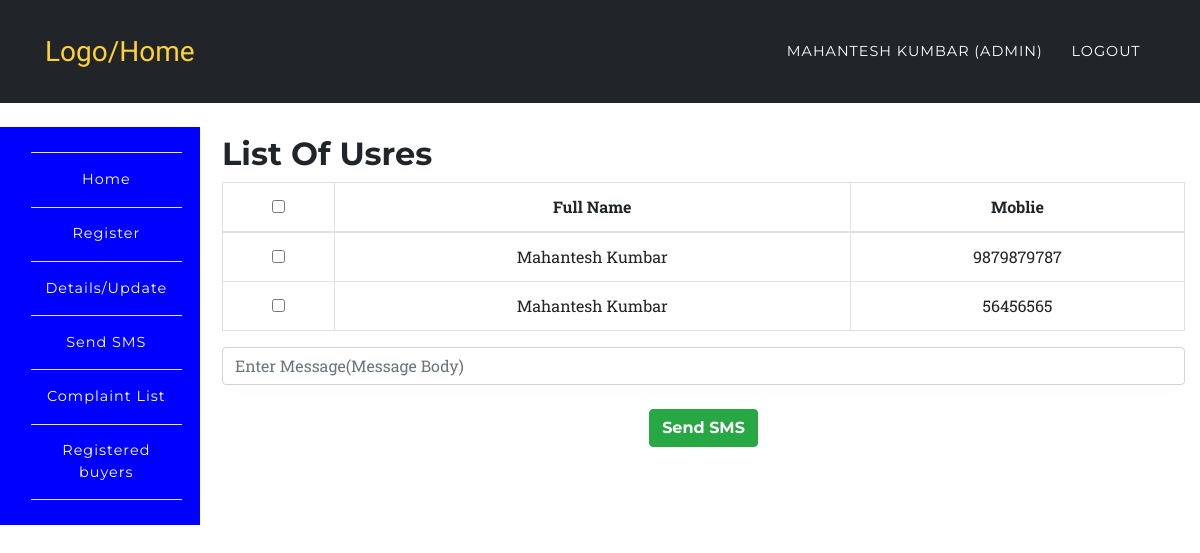
/app/sms.php (signed in), run on the app's committed database.
### tables this page shows
CREATE TABLE `users` (
  `id` int(10) UNSIGNED NOT NULL,
  `fullname` varchar(191) NOT NULL,
  `mobile` varchar(191) NOT NULL,
  `username` varchar(191) NOT NULL,
  `email` varchar(191) NOT NULL,
  `password` varchar(191) NOT NULL,
  `created_at` timestamp NULL DEFAULT CURRENT_TIMESTAMP,
  `updated_at` timestamp NULL DEFAULT CURRENT_TIMESTAMP,
  `role` varchar(100) DEFAULT 'user',
  `status` int(1) NOT NULL DEFAULT '1'
);

### app/sms.php (the view, shortened to what this page needs)
<?php
	require '../config/config.php';
		try {
			$stmt = $connect->prepare('SELECT * FROM users');
			$stmt->execute();
			$data = $stmt->fetchAll(PDO::FETCH_ASSOC);
		}
		catch(PDOException $e) {
			$errMsg = $e->getMessage();
		}
?>
<?php include '../include/header.php';?>
	<nav class="navbar navbar-expand-lg navbar-dark" style="background-color:#212529;" id="mainNav">
      <div class="container">
        <a class="navbar-brand js-scroll-trigger" href="../index.php">Logo/Home</a>
        <div class="collapse navbar-collapse" id="navbarResponsive">
          <ul class="navbar-nav text-uppercase ml-auto">
            <li class="nav-item">
              <a class="nav-link" href="login.php"><?php echo $_SESSION['fullname']; ?> <?php if($_SESSION['role'] == 'admin'){ echo "(Admin)"; } ?></a>
            </li>
            <li class="nav-item">
              <a href="../auth/logout.php" class="nav-link">Logout</a>
            </li>
          </ul>
        </div>
      </div>
    </nav>
<?php include '../include/side-nav.php';?>
<section class="wrapper" style="margin-left:16%;margin-top: -11%;">
	<div class="container">
		<div class="row">
			<div class="col-12">
				<h2>List Of Usres</h2>
				<div class="table-responsive text-center">
					<form action="" method="post">
						<table class="table table-bordered">
						  <thead>
						    <tr>
						      <th><input type="checkbox" name="" id="selectAll"></th>
						      <th>Full Name</th>
						      <th>Moblie</th>
						    </tr>
						  </thead>
						  <tbody>
						  	<?php
						  		foreach ($data as $key => $value) {
								   echo '<tr>';
								      echo '<th scope="row"><input type="checkbox" name="check[]" value="'.$value['mobile'].'" id="selectAll$key"></th>';
								      echo '<td>'.$value['fullname'].'</td>';
								      echo '<td>'.$value['mobile'].'</td>';
								   echo '</tr>';
						  		}
						  	?>
						  </tbody>
						</table>
						<input type="textarea" name="message" class="form-control" placeholder="Enter Message(Message Body)" required>
						<br>
						<button type="submit" class="btn btn-success" name='sms_alert' value="sms_alert">Send SMS</button>
					</form>
				</div>
			</div>
		</div>
	</div>
</section>
<?php include '../include/footer.php';?>

### assets/css/rent.css (style rules this page uses)
body { overflow-x: hidden; font-family: 'Roboto Slab', 'Helvetica Neue', Helvetica, Arial, sans-serif; }
a { color: #fed136; }
h1, h2, h3, h4, h5, h6 { font-weight: 700; font-family: 'Montserrat', 'Helvetica Neue', Helvetica, Arial, sans-serif; }
section { padding: 100px 0; }
@media (min-width: 768px) { section { padding: 140px 0; } }
.btn { font-family: 'Montserrat', 'Helvetica Neue', Helvetica, Arial, sans-serif; font-weight: 700; }
#mainNav { background-color: #212529; }
#mainNav .navbar-brand { color: #fed136; font-family: 'Kaushan Script', 'Helvetica Neue', Helvetica, Arial, cursive; }
#mainNav .navbar-nav .nav-item .nav-link { font-size: 90%; font-weight: 400; padding: 0.75em 0; letter-spacing: 1px; color: white; font-family: 'Montserrat', 'Helvetica Neue', Helvetica, Arial, sans-serif; }
@media (min-width: 992px) { #mainNav { padding-top: 25px; padding-bottom: 25px; -webkit-transition: padding-top 0.3s, padding-bottom 0.3s; -moz-transition: padding-top 0.3s, padding-bottom 0.3s; transition: padding-top 0.3s, padding-bottom 0.3s; border: none; background-color: transparent; } }
@media (min-width: 992px) { #mainNav .navbar-brand { font-size: 1.75em; -webkit-transition: all 0.3s; -moz-transition: all 0.3s; transition: all 0.3s; } }
@media (min-width: 992px) { #mainNav .navbar-nav .nav-item .nav-link { padding: 1.1em 1em !important; } }

### assets/css/style.css (style rules this page uses)
.navbar { border-radius: 0px; }
section { padding-left: 15px; }

### data on the page
users: fullname "Mahantesh Kumbar", mobile "9879879787"
users: fullname "Mahantesh Kumbar", mobile "56456565"

### other printed values
$_SESSION['fullname'] "MAHANTESH KUMBAR"
